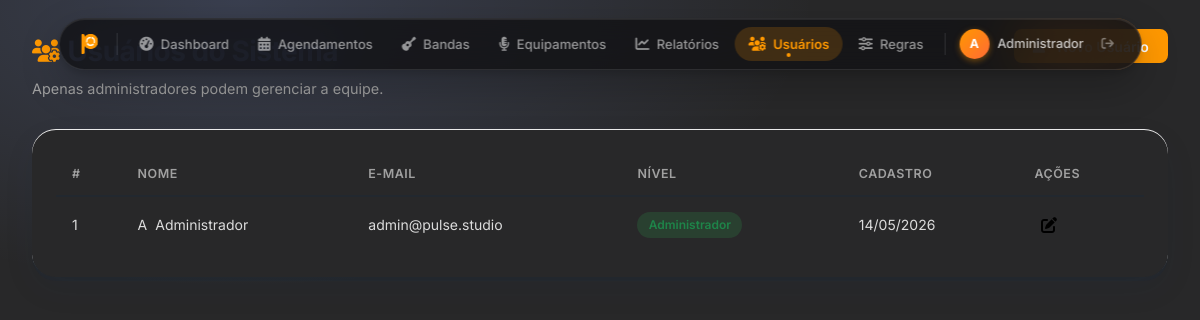
/usuarios.php (signed in), run on the app's committed database.
### tables this page shows
CREATE TABLE IF NOT EXISTS usuarios (
  id        INT UNSIGNED NOT NULL AUTO_INCREMENT,
  nome      VARCHAR(150) NOT NULL,
  email     VARCHAR(150) NOT NULL UNIQUE,
  senha     VARCHAR(255) NOT NULL,
  is_admin  TINYINT(1)   NOT NULL DEFAULT 0,
  tema      ENUM('claro','escuro') NOT NULL DEFAULT 'escuro',
  criado_em DATETIME     NOT NULL DEFAULT CURRENT_TIMESTAMP,
  PRIMARY KEY (id)
);

### usuarios.php (called while the page is built)
<?php
require_once 'controllers/usuarios_ctrl.php';
require_once 'templates/usuarios.php';

### controllers/usuarios_ctrl.php (called while the page is built, shortened)
<?php
require_once 'config/sessao.php';
$pageTitle    = 'Usuários';
$pdo          = getConexao();
$usuarios = $pdo->query(
    'SELECT id, nome, email, is_admin, criado_em FROM usuarios ORDER BY nome'
)->fetchAll();

### config/sessao.php (called while the page is built, shortened)
<?php
function usuarioLogado(): array
{
    return [
        'id'       => $_SESSION['usuario_id']   ?? null,
        'nome'     => $_SESSION['usuario_nome'] ?? '',
        'email'    => $_SESSION['usuario_email'] ?? '',
        'is_admin' => $_SESSION['usuario_admin'] ?? false,
    ];
}

### templates/usuarios.php (the view, shortened to what this page needs)
<?php include 'includes/head.php'; ?>
<body>
<?php include 'includes/nav.php'; ?>
<main class="main-content">
  <header class="page-header">
    <div>
      <h1><i class="fa-solid fa-users-gear"></i> Usuários do Sistema</h1>
      <p class="page-subtitle">Apenas administradores podem gerenciar a equipe.</p>
    </div>
    <button class="btn btn-primary" id="btnNovoUser">
    </button>
  </header>
  <section class="section-card glass">
    <div class="table-responsive">
      <table class="data-table">
        <thead>
          <tr><th>#</th><th>Nome</th><th>E-mail</th><th>Nível</th><th>Cadastro</th><th>Ações</th></tr>
        </thead>
        <tbody>
          <?php foreach ($usuarios as $u): ?>
          <tr>
            <td><?= $u['id'] ?></td>
            <td>
              <div class="user-chip-inline">
                <div class="user-avatar sm">
                  <?= mb_strtoupper(mb_substr($u['nome'], 0, 1)) ?>
                </div>
                <?= htmlspecialchars($u['nome']) ?>
              </div>
            </td>
            <td><?= htmlspecialchars($u['email']) ?></td>
            <td>
              <span class="badge <?= $u['is_admin'] ? 'badge-confirmado' : 'badge-pendente' ?>">
                <?= $u['is_admin'] ? 'Administrador' : 'Colaborador' ?>
              </span>
            </td>
            <td><?= date('d/m/Y', strtotime($u['criado_em'])) ?></td>
            <td class="action-btns">
              <button class="btn btn-icon btn-edit" title="Editar"
                data-id="<?= $u['id'] ?>"
                data-nome="<?= htmlspecialchars($u['nome'],  ENT_QUOTES) ?>"
                data-email="<?= htmlspecialchars($u['email'], ENT_QUOTES) ?>"
                data-admin="<?= $u['is_admin'] ? '1' : '0' ?>">
                <i class="fa-solid fa-pen-to-square"></i>
              </button>
            </td>
          </tr>
          <?php endforeach; ?>
        </tbody>
      </table>
    </div>
  </section>
</main>
</body>
</html>

### includes/head.php (shortened to what this page needs)
<!DOCTYPE html>
<html lang="pt-BR" data-theme="<?= htmlspecialchars($_SESSION['tema'] ?? 'escuro') ?>">
<head>
  <link rel="stylesheet" href="https://cdnjs.cloudflare.com/ajax/libs/font-awesome/6.5.0/css/all.min.css">
  <link rel="stylesheet" href="assets/css/style.css?v=<?= time() ?>">
  <?php if (($pageTitle ?? '') === 'Login'): ?>
  <link rel="stylesheet" href="assets/css/login.css?v=<?= time() ?>">
  <?php else: ?>
  <link rel="stylesheet" href="assets/css/app.css?v=<?= time() ?>">
  <?php endif; ?>
</head>

### includes/nav.php (shortened to what this page needs)
<?php
$paginaAtual = basename($_SERVER['PHP_SELF'], '.php');
$usuario = usuarioLogado();
$navItems = [
  ['href' => 'dashboard.php',    'page' => 'dashboard',    'icon' => 'fa-gauge-high',         'label' => 'Dashboard'],
  ['href' => 'agendamentos.php', 'page' => 'agendamentos', 'icon' => 'fa-calendar-days',       'label' => 'Agendamentos'],
  ['href' => 'bandas.php',       'page' => 'bandas',       'icon' => 'fa-guitar',              'label' => 'Bandas'],
  ['href' => 'equipamentos.php', 'page' => 'equipamentos', 'icon' => 'fa-microphone-lines',    'label' => 'Equipamentos'],
  ['href' => 'relatorios.php',   'page' => 'relatorios',   'icon' => 'fa-chart-line',          'label' => 'Relatórios'],
];
if ($usuario['is_admin']) {
  $navItems[] = ['href' => 'usuarios.php', 'page' => 'usuarios', 'icon' => 'fa-users-gear', 'label' => 'Usuários'];
  $navItems[] = ['href' => 'regras.php',   'page' => 'regras',   'icon' => 'fa-sliders',    'label' => 'Regras'];
}
?>
<header class="di-wrapper">
  <nav class="dynamic-island" id="dynamicIsland" role="navigation" aria-label="Navegação principal">
    <div class="di-brand">
      <img src="assets/img/pulse_logo1.svg" alt="Pulse Logo" style="height: 22px;">
    </div>
    <div class="di-tabs">
      <?php foreach ($navItems as $item): ?>
        <a href="<?= $item['href'] ?>"
           class="di-tab <?= $paginaAtual === $item['page'] ? 'di-tab--active' : '' ?>"
           title="<?= $item['label'] ?>">
          <i class="fa-solid <?= $item['icon'] ?>"></i>
          <span class="di-tab-label"><?= $item['label'] ?></span>
        </a>
      <?php endforeach; ?>
    </div>
    <div class="di-user">
      <div class="di-avatar"><?= mb_strtoupper(mb_substr($usuario['nome'], 0, 1)) ?></div>
      <span class="di-username"><?= htmlspecialchars(explode(' ', $usuario['nome'])[0]) ?></span>
      <a href="logout.php" class="di-logout" title="Sair">
        <i class="fa-solid fa-arrow-right-from-bracket"></i>
      </a>
    </div>
  </nav>
</header>

### assets/css/app.css (style rules this page uses)
.main-content { margin-left: 0; padding: 1.8rem 2rem 6rem; }
.section-card { border-radius: 24px; background: var(--clr-cream); border: none; box-shadow: 0 4px 0 rgba(0,42,84,0.08), 0 12px 32px rgba(0,42,84,0.07), inset 0 1px 0 rgba(255,255,255,0.9); backdrop-filter: none; }

### data on the page
usuarios: nome "A", nome "Administrador", id "1", email "admin@pulse.studio", is_admin "Administrador", criado_em "14/05/2026"

### other printed values
$item['label'] "Dashboard"
$item['label'] "Agendamentos"
$item['label'] "Bandas"
$item['label'] "Equipamentos"
$item['label'] "Relatórios"
$item['label'] "Usuários"
$item['label'] "Regras"
